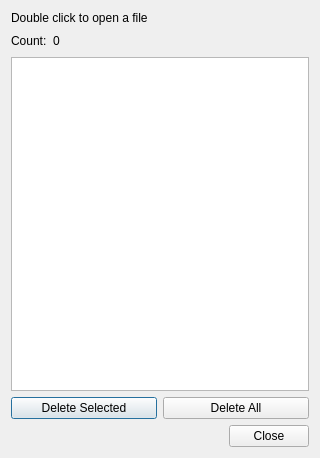
<?xml version="1.0" encoding="UTF-8"?>
<ui version="4.0">
 <class>AutosaveSwcListDialog</class>
 <widget class="QDialog" name="AutosaveSwcListDialog">
  <property name="geometry">
   <rect>
    <x>0</x>
    <y>0</y>
    <width>320</width>
    <height>458</height>
   </rect>
  </property>
  <property name="windowTitle">
   <string>Autosaved SWC Files</string>
  </property>
  <layout class="QVBoxLayout" name="verticalLayout">
   <item>
    <widget class="QLabel" name="label">
     <property name="text">
      <string>Double click to open a file</string>
     </property>
    </widget>
   </item>
   <item>
    <layout class="QHBoxLayout" name="horizontalLayout_2">
     <item>
      <widget class="QLabel" name="label_2">
       <property name="text">
        <string>Count:</string>
       </property>
      </widget>
     </item>
     <item>
      <widget class="QLabel" name="countLabel">
       <property name="text">
        <string>0</string>
       </property>
      </widget>
     </item>
     <item>
      <spacer name="horizontalSpacer">
       <property name="orientation">
        <enum>Qt::Horizontal</enum>
       </property>
       <property name="sizeHint" stdset="0">
        <size>
         <width>40</width>
         <height>20</height>
        </size>
       </property>
      </spacer>
     </item>
    </layout>
   </item>
   <item>
    <widget class="QListView" name="listView"/>
   </item>
   <item>
    <layout class="QHBoxLayout" name="horizontalLayout">
     <item>
      <widget class="QPushButton" name="deleteSelectedPushButton">
       <property name="text">
        <string>Delete Selected</string>
       </property>
      </widget>
     </item>
     <item>
      <widget class="QPushButton" name="pushButton">
       <property name="text">
        <string>Delete All</string>
       </property>
      </widget>
     </item>
    </layout>
   </item>
   <item>
    <widget class="QDialogButtonBox" name="buttonBox">
     <property name="orientation">
      <enum>Qt::Horizontal</enum>
     </property>
     <property name="standardButtons">
      <set>QDialogButtonBox::Close</set>
     </property>
    </widget>
   </item>
  </layout>
 </widget>
 <resources/>
 <connections>
  <connection>
   <sender>buttonBox</sender>
   <signal>accepted()</signal>
   <receiver>AutosaveSwcListDialog</receiver>
   <slot>accept()</slot>
   <hints>
    <hint type="sourcelabel">
     <x>248</x>
     <y>254</y>
    </hint>
    <hint type="destinationlabel">
     <x>157</x>
     <y>274</y>
    </hint>
   </hints>
  </connection>
  <connection>
   <sender>buttonBox</sender>
   <signal>rejected()</signal>
   <receiver>AutosaveSwcListDialog</receiver>
   <slot>reject()</slot>
   <hints>
    <hint type="sourcelabel">
     <x>316</x>
     <y>260</y>
    </hint>
    <hint type="destinationlabel">
     <x>286</x>
     <y>274</y>
    </hint>
   </hints>
  </connection>
 </connections>
</ui>
